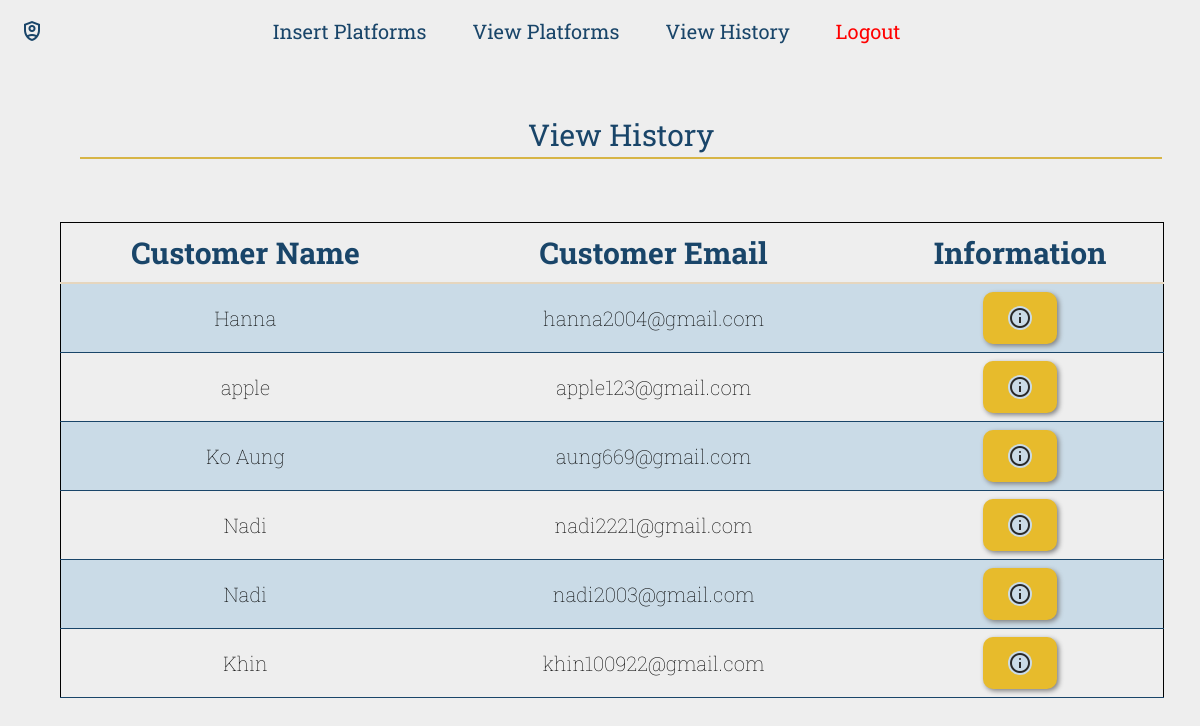
The page /Assifinal/viewhis.php on the database its author committed.
### tables this page shows
CREATE TABLE `customerlogin` (
  `ccid` int(11) NOT NULL,
  `cnamee` varchar(225) NOT NULL,
  `cpwdd` varchar(225) NOT NULL,
  `cemaill` varchar(225) NOT NULL
);

### Assifinal/viewhis.php (the view, shortened to what this page needs)
<html>
<head>
    <link href="https://cdn.jsdelivr.net/npm/bootstrap@5.3.0-alpha1/dist/css/bootstrap.min.css" rel="stylesheet"
>
    <link rel="stylesheet" href="https://cdnjs.cloudflare.com/ajax/libs/font-awesome/4.7.0/css/font-awesome.min.css">
</head>
<body>
    <nav class="navbar navbar-expand-lg ">
        <a class="navbar-brand admin" href="./adash.php">
            <span class="material-symbols-outlined">
            </span>
        </a>
        <div class="collapse navbar-collapse" id="navbarNav">
            <ul class="navbar-nav">
                <li class="nav-item active">
                    <a class="nav-link navtit" href="./insert.php">Insert Platforms<span class="sr-only"></span></a>
                </li>
                <li class="nav-item">
                    <a class="nav-link navtit" href="./view.php">View Platforms</a>
                </li>
                <li class="nav-item">
                    <a class="nav-link navtit" href="./viewhis.php">View History </a>
                </li>
                <li class="nav-item">
                    <a class="nav-link navtit" href="./adlogout.php" style="color:red">Logout</a>
                </li>
            </ul>
        </div>
    </nav>
    <div class="data">View History</div>
    <?php
    include 'Connect.php';
    $sql = $ab->prepare("SELECT DISTINCT c.ccid, cnamee, cemaill FROM customerlogin c, usagehistory u WHERE c.ccid = u.ccid");
    $sql->execute();
    ?>
    <table border="1">
        <br><br>
        <tr>
            <th>Customer Name</th>
            <th>Customer Email</th>
            <th>Information</th>
        </tr>
        <?php
        while ($row = $sql->fetch(PDO::FETCH_ASSOC)) {
        extract($row);
        ?>
        <tr>
            <form method="post" action="./viewhisdetail.php">
                <td><?php echo $cnamee;?></td>
                <td> <?php echo $cemaill;?></td>
                <td>
                    <div class="btn">
                        <a href="./viewhisdetail.php?vhis=<?php echo $ccid;?>" class="viewitemm"><span
                                class="material-symbols-outlined">
                            </span></a>
                    </div>
                </td>
                <?php }?>
</body>
</html>

### Assifinal/viewhis.php (style rules this page uses)
table { font-family: 'Open Sans', sans-serif; font-family: 'Roboto Condensed', sans-serif; font-family: 'Roboto Slab', serif; width: 100%; text-align: center; border-collapse: collapse; border: 1px solid black; font-size: 10px; column-width: 10px; margin: 15px 60px; }
body { margin: 0; padding: 0; background-color: #eeeeee; }
th { font-size: 30px; background-color: #eeeeee; padding: 10px; color: #194569; border-bottom: 2px solid #E6D6BE; }
table a:link, table a:visited, .foot a:link, .foot a:visited { background-color: #E7BB2C; color: #282828; padding: 14px 25px; text-align: center; text-decoration: none; display: inline-block; border-radius: 10px; font-size: 20px; font-weight: bold; box-shadow: 2px 2px 5px grey; }
.data { color: #194569; font-family: 'Open Sans', sans-serif; font-family: 'Roboto Condensed', sans-serif; font-family: 'Roboto Slab', serif; font-size: 45px; text-align: center; padding-top: 10px; margin-top: -10px; }
td { font-size: 20px; font-family: 'Open Sans', sans-serif; font-family: 'Roboto Condensed', sans-serif; font-family: 'Roboto Slab', serif; font-weight: 100; padding-left: 40px; padding-right: 40px; color: black; }
body { margin: 0; padding: 0; width: 92%; background-color: #eeeeee; color: #194569; }
.data { font-size: 30px; border-bottom: 2px solid #d7b546; width: 98%; margin-left: 80px; text-align: center; margin-top: 40px; }
.admin { font-family: 'Open Sans', sans-serif; font-family: 'Roboto Condensed', sans-serif; font-family: 'Roboto Slab', serif; font-size: 30px; margin-left: 20px; margin-right: 20%; color: #194569; }
.navtit { font-family: 'Open Sans', sans-serif; font-family: 'Roboto Condensed', sans-serif; font-family: 'Roboto Slab', serif; color: #194569; font-size: 20px; margin-right: 30px; }
tr { margin-bottom: 10px; border-bottom: 1px solid #194569; }
tr:nth-child(even) { background-color: #cadbe7; }
.viewitemm span { background-color: #cadbe7; border-radius: 100%; }

### rows shown on the page
customerlogin: cnamee "Hanna", cemaill "hanna2004@gmail.com"
customerlogin: cnamee "apple", cemaill "apple123@gmail.com"
customerlogin: cnamee "Ko Aung", cemaill "aung669@gmail.com"
customerlogin: cnamee "Nadi", cemaill "nadi2221@gmail.com"
customerlogin: cnamee "Nadi", cemaill "nadi2003@gmail.com"
customerlogin: cnamee "Khin", cemaill "khin100922@gmail.com"
